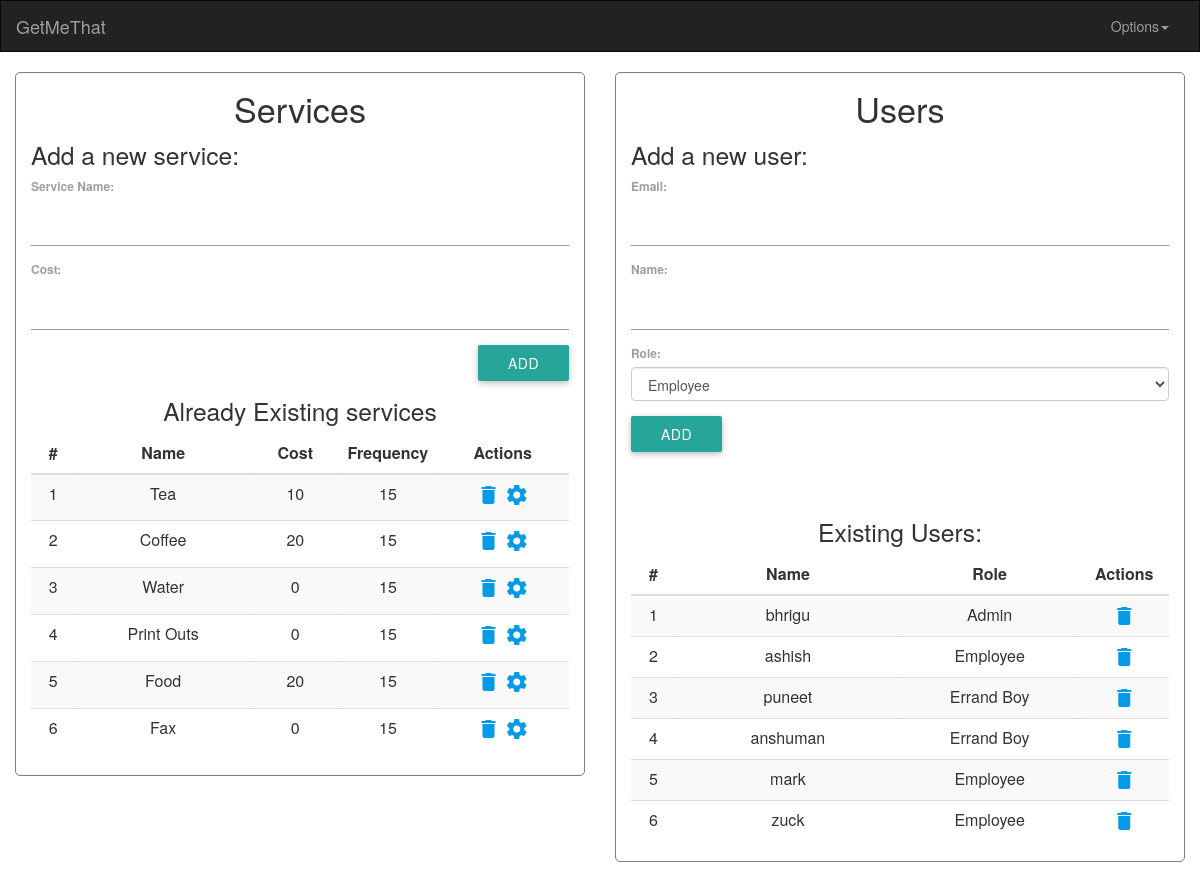
Page /administrator (signed in) on the committed database.
### errand/models.py (models this page shows, shortened)
class Service(models.Model):
	name = models.CharField(max_length=50)
	cost = models.IntegerField(default=0)

class MyUser(models.Model):
	user = models.OneToOneField(User, related_name='myuser')
	role = models.ForeignKey(Role)
	location = models.CharField(max_length=100)

class Role(models.Model):
	role_choice = [
		('Admin','Admin'),
		('Employee','Employee'),
		('Errand Boy','Errand Boy'),
	]
	role = models.CharField(choices=role_choice, max_length=50)
	access = models.ManyToManyField(Access)

### errand/views.py (the view, shortened to what this page needs)
# urls.py: url(r'administrator', administrator),
def administrator(request):
	if(not request.user.is_authenticated()):
		return redirect('/')
	user = request.user
	if(user.myuser.role.role != "Admin"):
		return redirect('/')
	users = User.objects.all()
	services = Service.objects.all()
	if(request.method=="GET"):
		return render(request, 'errand/admin.html', {'users':users, 'services':services})

### errand/templates/errand/admin.html (shortened to what this page needs)
<html>
<body>
	{% include 'errand/header.html' %}
	<div class="row">
		<div class="col-xs-12 col-lg-6">
				<div class="admin-box">
					<center><h4>Services</h4></center>
					<h5>Add a new service: </h5>
					 <form method="post" action="" role="form">
						  <div class="form-group">
						    <label for="name">Service Name:</label>
						    <input name="name" type="text" class="form-control" id="name">
						  </div>
						  <div class="form-group">
						    <label for="cost">Cost:</label>
						    <input name="cost" type="text" class="form-control" id="cost">
						  </div>
						  <button type="submit" class="btn btn-default pull-right">Add</button>
					</form>
					<br><br>
					 <center><h5>Already Existing services</h5></center>
					  <table class="table table-striped">
					    <thead>
					      <tr>
					      	<th class="col-xs-1"><center>#</center></th>
					        <th class="col-xs-4"><center>Name</center></th>
					        <th class="col-xs-2"><center>Cost</center></th>
					        <th class="col-xs-2"><center>Frequency</center></th>
					        <th class="col-xs-3"><center>Actions</center></th>
					      </tr>
					    </thead>
					    <tbody>
					    	{% for s in services %}
					      	<tr>
						      	<td><center>{{forloop.counter}}</center></td>
						        <td><center>{{s.name}}</center></td>
						        <td><center>{{s.cost}}</center></td>
						        <td><center>15</center></td>
						        <td><center><a href = "/"><i class="material-icons">delete</i></a>
						        <a href = "/"><i class="material-icons">settings</i></a>
						        </center></td>
						    </tr>
						    {% endfor %}
					    </tbody>
					  </table>
				</div>
			</div>
			<div class="col-xs-12 col-lg-6">
				<div class="admin-box">
					<center><h4>Users</h4></center>
					<h5>Add a new user: </h5>
					<form method="post" action="" role="form">
						  <div class="form-group">
						    <label for="email">Email:</label>
						    <input name="email" type="email" class="form-control" id="email">
						  </div>
						  <div class="form-group">
						    <label for="name">Name:</label>
						    <input name="name" type="text" class="form-control" id="name">
						  </div>
						  <div class="form-group">
						    <label for="role">Role: </label>
						    <select name="role" class="form-control" id="role">
							    <option>Employee</option>
							</select>
						    </div>
						  <button type="submit" class="btn btn-default pull-rght">Add</button>
					</form>
					<br><br>
					 <center><h5>Existing Users:</h5></center>
					  <table class="table table-striped">
					    <thead>
					      <tr>
					      	<th class="col-xs-1"><center>#</center></th>
					        <th class="col-xs-5"><center>Name</center></th>
					        <th class="col-xs-4"><center>Role</center></th>
					        <th class="col-xs-2"><center>Actions</center></th>
					      </tr>
					    </thead>
					    <tbody>
					    	{% for u in users %}
					      	<tr>
						    	<td><center>{{forloop.counter}}</center></td>
					        	<td><center>{{u.username}}</center></td>
					        	<td><center>{{u.myuser.role.role}}</center></td>
					        	<td><center><a href = "/"><i class="material-icons">delete</i></center></td>
					      	</tr>
					      	{% endfor %}
					    </tbody>
				  </table>
			</div>
		</div>
	</div>
</body>
</html>

### errand/static/errand/css/custom.css (style rules this page uses)
.pull-right { float: right; }
.admin-box { border: 1px solid gray; border-radius: 5px; padding-left: 15px; padding-right: 15px; }

### rows in the picture
Service: name "Tea", cost "10"
Service: name "Coffee", cost "20"
Service: name "Water", cost "0"
Service: name "Print Outs", cost "0"
Service: name "Food", cost "20"
Service: name "Fax", cost "0"

### other values in the picture
{{ u.username }} "bhrigu"
{{ u.myuser.role.role }} "Admin"
{{ u.username }} "ashish"
{{ u.myuser.role.role }} "Employee"
{{ u.username }} "puneet"
{{ u.myuser.role.role }} "Errand Boy"
{{ u.username }} "anshuman"
{{ u.username }} "mark"
{{ u.username }} "zuck"
